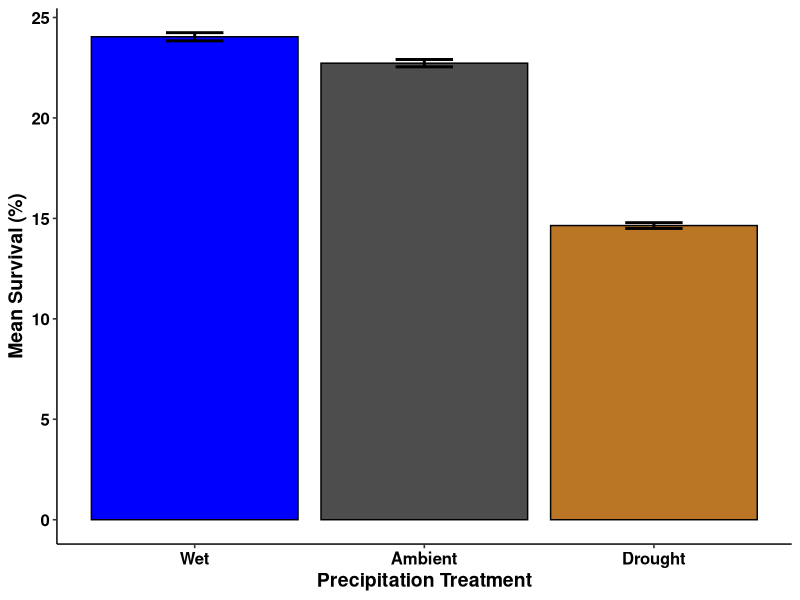
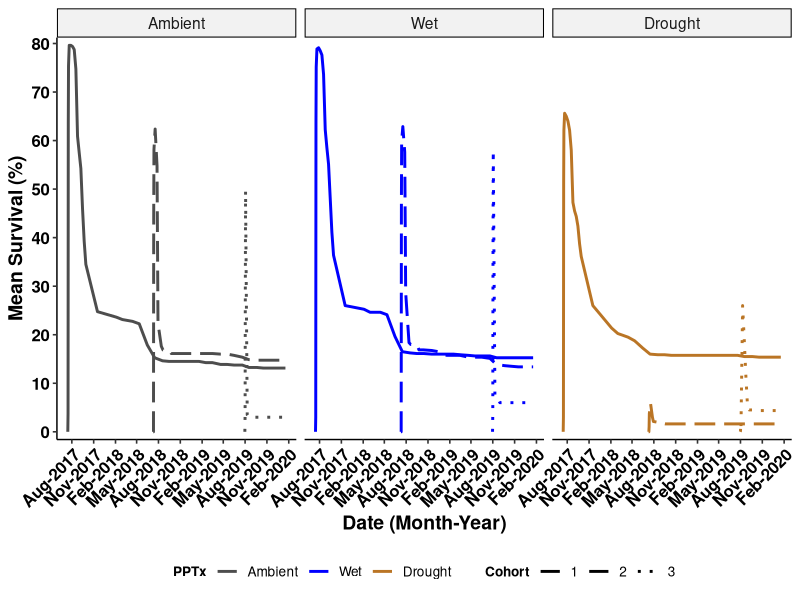
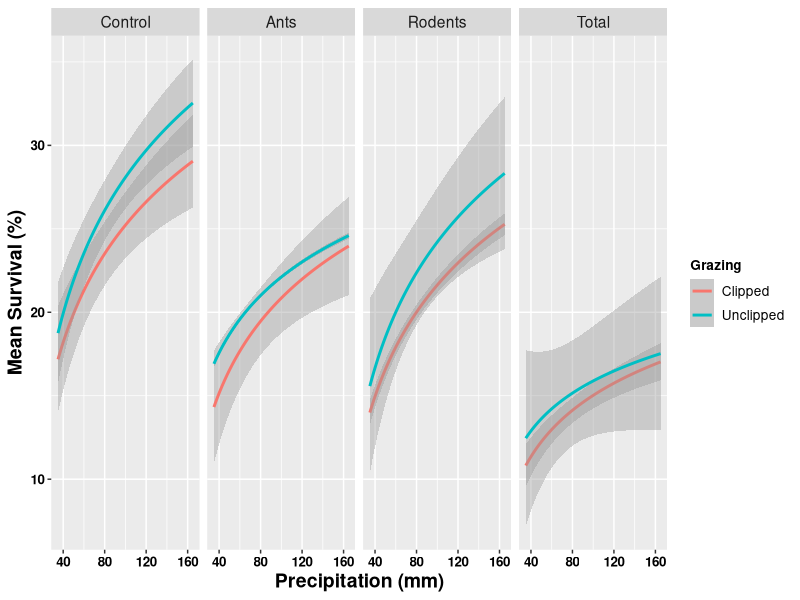
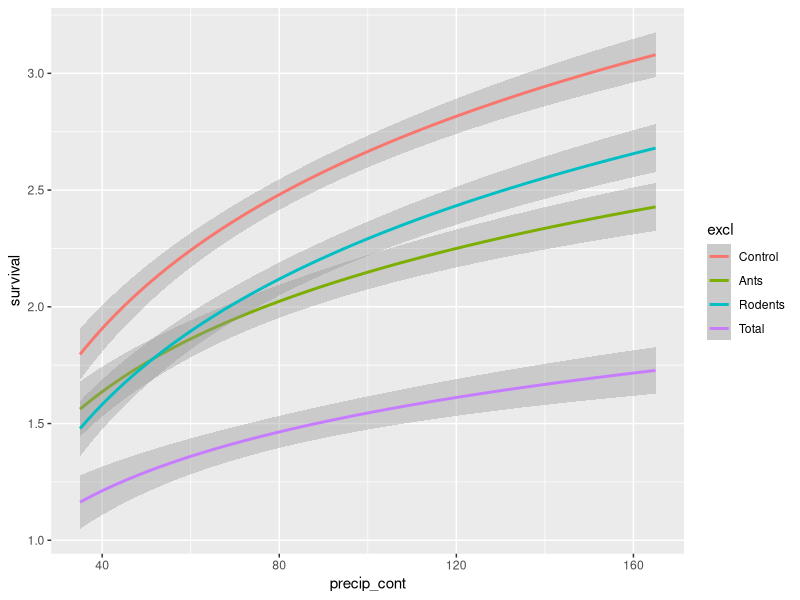
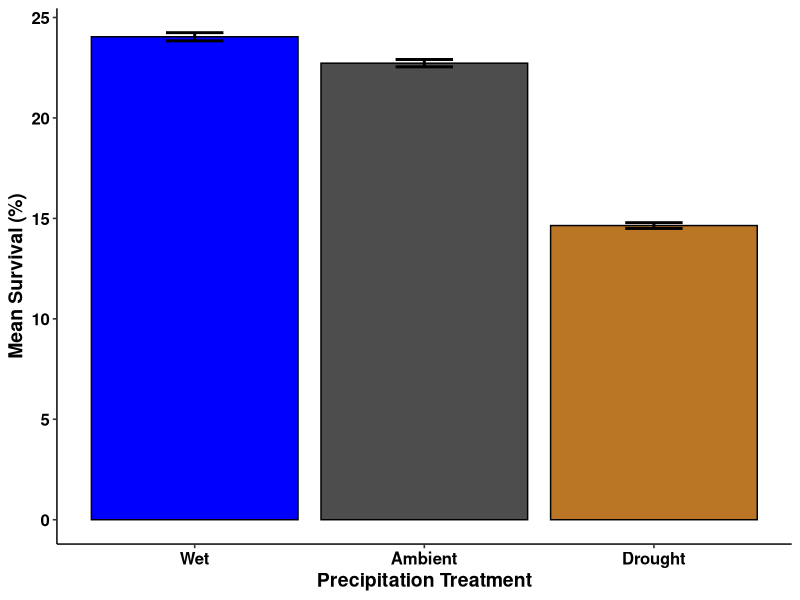
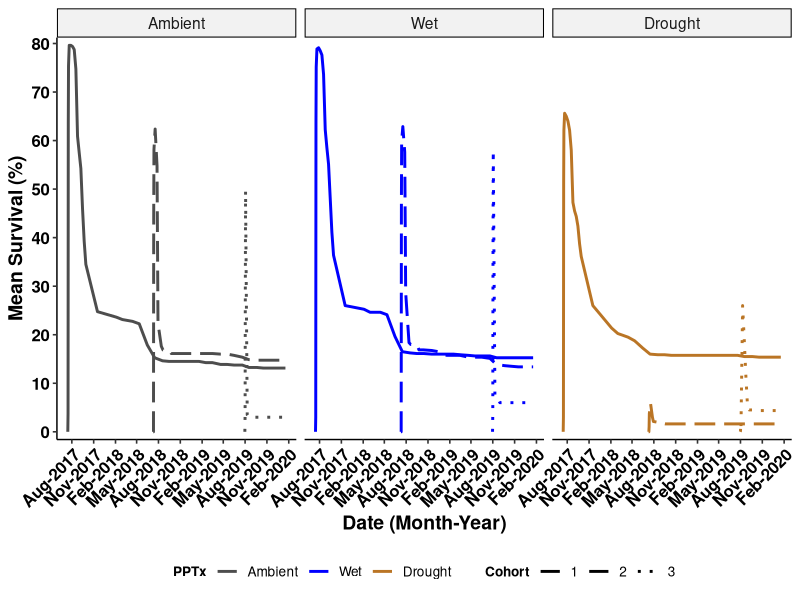

Write the R code that produced these figures, in order.
# USDA Rainout - Santa Rita Experimental Range
# Data visualizations-main
# Austin Rutherford
# email:arutherford@email.arizona.edu
# 2021-03-29

# Load packages
library(tidyverse)
library(forcats)
library(vroom)
library(ggpubr)
library(glmmTMB)
library(dplyr)

### Read in clean seedlings data with model outputs from "srer_rainout_stats_summarize"
seedlings_obs <- vroom("Data/seedlings_obs.csv",
                   col_types = c(.default = "f",
                                 ObsID = "i",
                                 date = "D",
                                 survival = "i",
                                 died = "i",
                                 tot_germination = "i",
                                 herb_lived = "i",
                                 herb_died = "i",
                                 tot_herbivory = "i",
                                 granivory = "i",
                                 res_surv = "d",
                                 sim_surv = "d",
                                 sim_fit_surv = "d",
                                 pred_surv = "d"))
str(seedlings_obs)
glimpse(seedlings_obs)

# create data set for raw survival data
tot_surv <- seedlings_obs %>% 
  group_by(precip, cohort, date) %>% 
  summarise(mean_surv = mean(survival),
            se_surv = (sd(survival)/n())) %>%
  mutate(upper = mean_surv + se_surv,
         lower = mean_surv - se_surv,
         date = as.Date(date))

summary(tot_surv)

tot_surv %>%
  group_by(precip, cohort) %>% 
  summarise(mean_precip_per = (100*mean(mean_surv)/10),
            mean_se_per = (100*mean(se_surv)/10)) %>% 
  mutate(upper = mean_precip_per + mean_se_per,
         lower = mean_precip_per - mean_se_per)

bar_surv_fig <- tot_surv %>%
  group_by(precip) %>% 
  summarise(mean_precip_per = (100*mean(mean_surv)/10),
            mean_se_per = (100*mean(se_surv)/10)) %>%
  mutate(upper = mean_precip_per + mean_se_per,
         lower = mean_precip_per - mean_se_per) %>%
  mutate(precip = recode_factor(precip,
                                       "IR" = "Wet",
                                      "Control" = "Ambient",
                                       "RO" = "Drought", .ordered = TRUE)) %>% 
  ggplot(mapping = aes(x = precip, y = mean_precip_per, fill = precip)) +
  geom_bar(stat="identity", color = "black", position=position_dodge()) +
  geom_errorbar(aes(ymin = lower, ymax = upper), width = 0.25, position = position_dodge(), size = 1) +
  scale_fill_manual(values = c("blue1","grey30","#ba7525")) +
  scale_x_discrete(labels = c("Wet","Ambient", "Drought")) +
  labs(y = "Mean Survival (%)",
       x = "Precipitation Treatment") +
  theme_pubr(legend = "none") +
  labs_pubr()

bar_surv_fig

ggsave(filename = "Figures_Tables/bar_mean_surv.tiff",
       plot = bar_surv_fig,
       dpi = 800,
       width = 22,
       height = 12,
       units = "in",
       compression = "lzw")


# plot survival over time with error bars

#labels.precip <- factor(tot_surv$precip, labels = c("Ambient", "Drought", "Wet"))

line_mean_surv <- tot_surv %>% 
  mutate(precip = recode_factor(precip,
                                "Control" = "Ambient",
                                "IR" = "Wet",
                                "RO" = "Drought", .ordered = TRUE)) %>% 
  ggplot(aes(x = date, y = 10*mean_surv, group = cohort, color = precip)) + 
  scale_color_manual(values = c("grey30", "blue1", "#ba7525")) +
  scale_y_continuous(breaks = seq(0, 110, 10), expand = c(0.02,0)) +
  scale_x_date(date_labels = "%b-%Y", date_breaks = "3 months") +
  geom_line(aes(linetype = cohort), stat = "identity", size = 1) + 
  scale_linetype_manual(values=c("solid","longdash", "dotted")) +
  scale_fill_manual(values = c("grey30","blue1", "red1")) +
  labs(y = "Mean Survival (%)",
       x = "Date (Month-Year)",
       color = "PPTx",
       linetype = "Cohort") +
  facet_wrap(~precip, ncol = 3, nrow = 1) +
  theme_pubr(legend = "bottom", x.text.angle = 45) +
  labs_pubr()

line_mean_surv

ggsave(filename = "Figures_Tables/seedlings/line_mean_surv.tiff",
       plot = line_mean_surv,
       dpi = 800,
       width = 22,
       height = 12,
       units = "in",
       compression = "lzw")

# create data set for precip and excl
tot_surv_pe <- seedlings_obs %>% 
  group_by(precip, excl) %>% 
  summarise(mean_surv = mean(survival),
            se_surv = (sd(survival)/n())) %>%
  mutate(upper = mean_surv + se_surv,
         lower = mean_surv - se_surv)

# if want to look at effects treating precip as continuous
precip_cont_df <- seedlings_obs %>% 
  ungroup() %>% 
  mutate(precip_cont = dplyr::recode(precip,
                                     "Control" = "100",
                                     "IR" = "165",
                                     "RO" = "35")) %>% 
  mutate(precip_cont = as.numeric(as.character(precip_cont)))

# clip vs unclip across exclusion treatments
precip_cont_df %>%
  group_by(precip_cont, precip, clip, excl) %>% 
  summarise(mean_surv = 100*mean(survival/10)) %>% #convert survival to a percentage
  ggplot(aes(x = precip_cont, y = mean_surv, color = clip, group = clip)) + 
  geom_smooth(method = "glm", formula = y ~ log(x))+
  labs(y = "Mean Survival (%)",
       x = "Precipitation (mm)",
       color = "Grazing") +
  labs_pubr() +
  facet_wrap(~excl, nrow = 1)

# only exclusion txs
precip_cont_df %>% 
  ggplot(aes(x = precip_cont, y = survival, color = excl, group = excl)) + 
  geom_smooth(method = "glm", formula = y ~ log(x))
